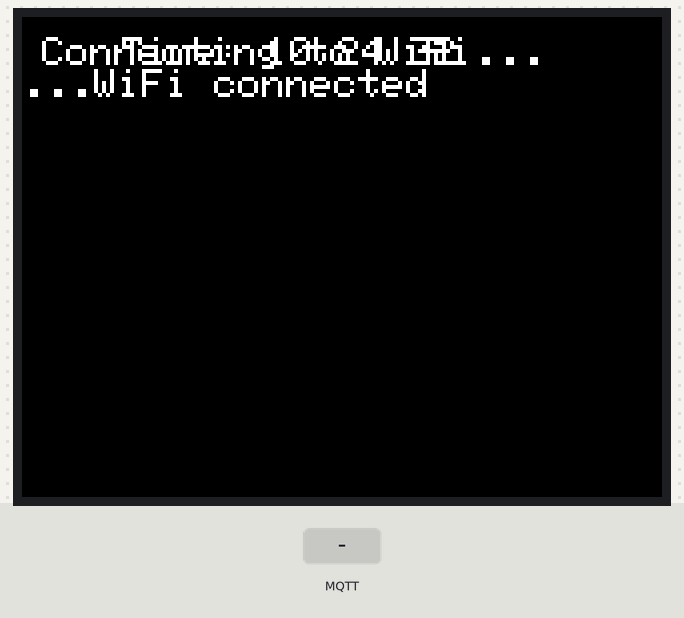
Simulated run of this sketch. Board: ESP32. Parts: 320×240 colour display. The inputs (shaded band) are chosen by the test bench. WiFi joins after 1.5 s; servers stay silent unless stated; network time is answered at once with the bench clock; the local clock reads 2024-03-15 10:24:30 at power-on unless the sketch sets it; no MQTT or app messages arrive unless stated; what the sketch prints to the serial monitor is not drawn.

Above: at 2.9 s.
3.0 s: MQTT message "90" arrives on the first subscribed topic
At 5.4 s:
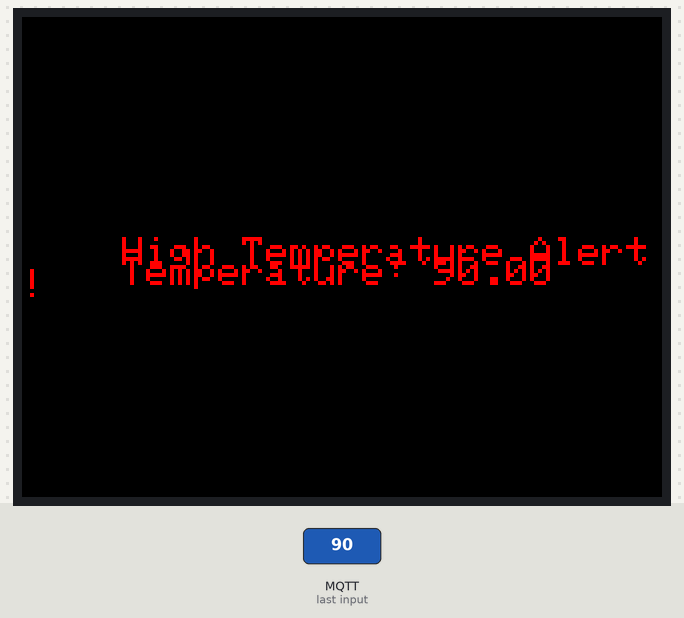
6.0 s: MQTT message "Denger" arrives on the first subscribed topic
At 8.8 s:
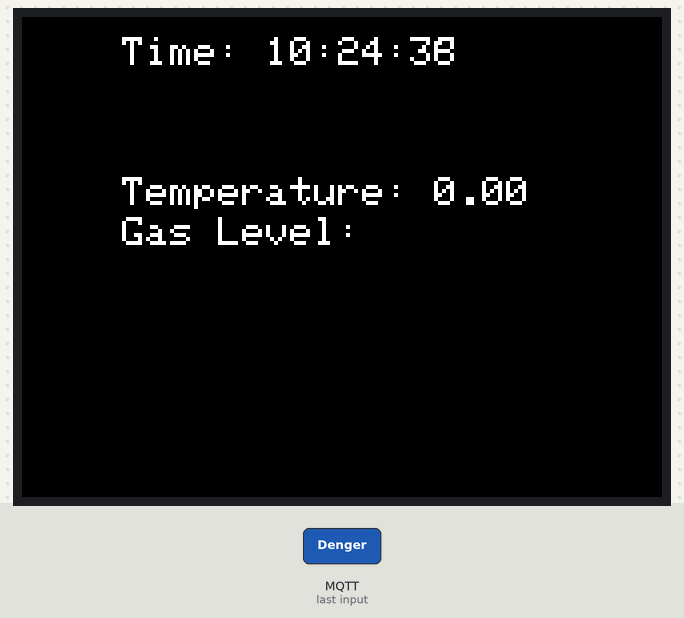
9.0 s: MQTT message "Denger" arrives on the second subscribed topic
At 9.9 s:
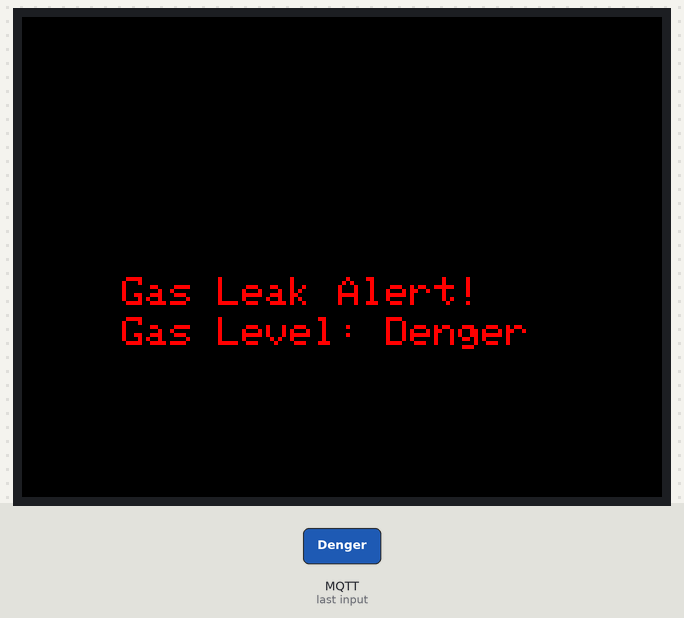
12.0 s: MQTT message "on" arrives on the second subscribed topic
At 14.6 s:
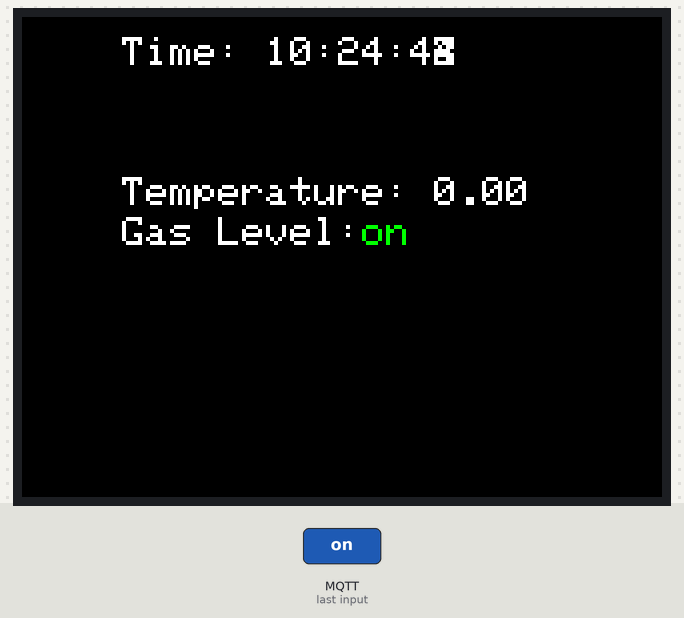
15.0 s: MQTT message "on" arrives on the first subscribed topic
17.8 s: MQTT message "5" arrives on the second subscribed topic
At 19.0 s:
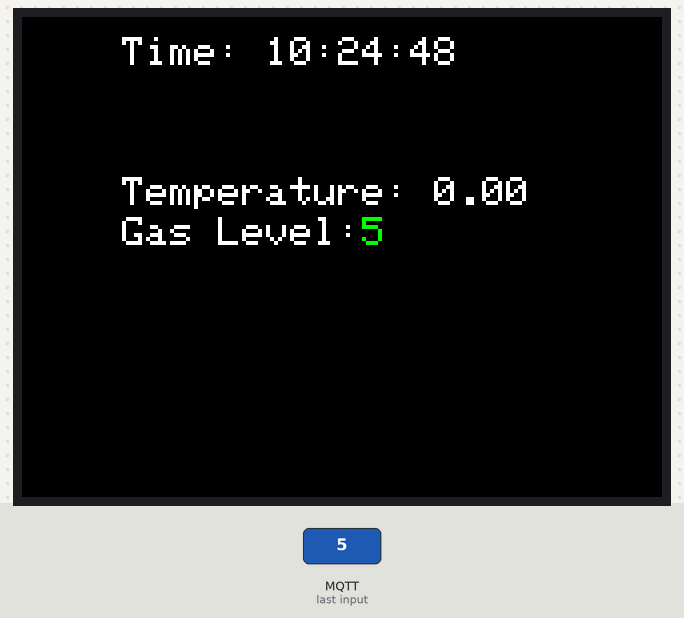
Timing chart, 0 to 20.8 s (numbered marks = the images above; inputs shaded):
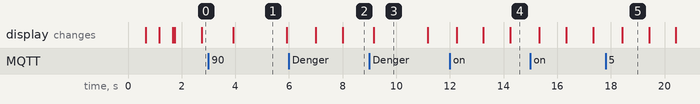

Measured:
- after the input at 3.0 s, the display: changes after 0.91 s (image 1)
- after the input at 6.0 s, the display: first changes after 1.0 s (image 2 shows a later state)
- after the input at 9.0 s, the display: changes after 0.16 s (image 3)
- after the input at 12.0 s, the display: first changes after 0.25 s (image 4 shows a later state)
- after the input at 17.8 s, the display: changes after 0.62 s (image 5)
- what the display in image 1 shows lasts 2.0 s, from 3.9 s to 5.9 s

The sketch:

m5stack-.ino
```cpp
#include <M5Core2.h>
#include <WiFi.h>
#include <WiFiUdp.h>
#include <NTPClient.h>
#include <PubSubClient.h>

// Wi-Fi 설정
const char* ssid = "KSM";
const char* password = "ksm!@1419";

// MQTT 브로커 설정
const char* mqtt_server = "test.mosquitto.org";
const char* tempTopic =  "m5stack/temperature";
const char* gasTopic = "m5stack/gas";

const int temp_threshold = 45;

// ntp설정 (시간)
WiFiUDP udp;
NTPClient timeClient(udp, "pool.ntp.org", 9 * 3600); // UTC+9 (대한민국)


// 재난 경고 기준치 설정
float tempValue = 0.0;  // 온도 값
String gasValue =" ";

WiFiClient espClient;
PubSubClient client(espClient);

void setup() {
  M5.begin();
  M5.Lcd.setTextSize(2);
  M5.Lcd.setCursor(10, 10);
  M5.Lcd.println("Connecting to WiFi...");

  setup_wifi();               // Wi-Fi 연결 설정
  timeClient.begin();        // NTPClient 시작
  timeClient.update();       // 초기 시간 업데이트

  client.setServer(mqtt_server, 1883);  // MQTT 서버 설정
  client.setCallback(callback);         // 콜백 함수 설정

  while (!client.connected()) {     // MQTT클라이언트가 서버에 연결 될 때 까지 반복
    if (client.connect("M5Core2Client")) {  //mqtt서버에 연결 시도
      client.subscribe(tempTopic);
      client.subscribe(gasTopic);
    } else {
      delay(2000);
    }
  }
}

void setup_wifi() {
  WiFi.begin(ssid, password);  // Wi-Fi 연결 시작

  while (WiFi.status() != WL_CONNECTED) {  // 연결될 때까지 대기
    delay(500);
    M5.Lcd.print(".");
  }

  M5.Lcd.println("WiFi connected");
}

void displayTime() {
    timeClient.update(); // 시간을 업데이트
    String formattedTime = timeClient.getFormattedTime(); // HH:MM:SS 형식으로 시간 가져오기

    M5.Lcd.setCursor(50, 10); // 상단에 시간 출력
    M5.Lcd.setTextColor(WHITE);
    M5.Lcd.print("Time: ");
    M5.Lcd.println(formattedTime); // 시간 출력
}

void callback(char* topic, byte* payload, unsigned int length) {
  String message;

  for (int i = 0; i < length; i++) {
    message += (char)payload[i];  // 수신된 메시지를 문자열로 변환
  }

  Serial.print("Received raw message: ");
  Serial.print("Topic:");
  Serial.print(topic);
  Serial.print("massge: ");
  Serial.println(message);  // 수신된 원본 메시지 출력


  //주제에 따라 처리
  if (String(topic) == tempTopic) {
    tempValue = message.toFloat();
    Serial.print("temp value:");
    Serial.println(tempValue);
  }else if (String(topic) == gasTopic) {
     gasValue = message;
     Serial.print("gas value:");
     Serial.println(gasValue);
  }

  M5.Lcd.fillScreen(BLACK); // 화면 지우기
  displayTime(); // 시간 표시

  M5.Lcd.setCursor(50, 80);
  M5.Lcd.setTextColor(WHITE);
  M5.Lcd.setTextSize(2);
  M5.Lcd.println("Temperature: " + String(tempValue)); // 온도 값 출력

  M5.Lcd.setCursor(50, 100);
  M5.Lcd.println("Gas Level: ");

  M5.Lcd.setCursor(170, 100);
  M5.Lcd.setTextColor(GREEN);
  M5.Lcd.println(gasValue);  // 가스 값 출력

  if (tempValue >= temp_threshold) {
    M5.Lcd.fillScreen(BLACK);
    M5.Lcd.setCursor(50, 110);
    M5.Lcd.setTextColor(RED);
    M5.Lcd.setTextSize(2);
    M5.Lcd.println("High Temperature Alert!");
    M5.Lcd.setCursor(50, 120);
    M5.Lcd.println("Temperature: " + String(tempValue)); // 온도 값 출력
    M5.Axp.SetLDOEnable(3, true); // 진동 모터 활성화
    delay(2000);                  // 진동 시간 조절
    M5.Axp.SetLDOEnable(3, false);// 진동 모터 비활성화
  }

  if (gasValue == "Denger") {
    M5.Lcd.fillScreen(BLACK);
    M5.Lcd.setCursor(50, 130);
    M5.Lcd.setTextColor(RED);
    M5.Lcd.setTextSize(2);
    M5.Lcd.println("Gas Leak Alert!");
    M5.Lcd.setCursor(50, 150);
    M5.Lcd.println("Gas Level: " + String(gasValue)); // 가스 값 출력
    M5.Axp.SetLDOEnable(3, true); // 진동 모터 활성화
    delay(2000);                  // 진동 시간 조절
    M5.Axp.SetLDOEnable(3, false);// 진동 모터 비활성화
  }
}

void loop() {
  if (!client.connected()) {
    while (!client.connected()) {
      if (client.connect("M5Core2Client")) {
        client.subscribe(tempTopic);  // 주제 재구독
        client.subscribe(gasTopic);
      }
      delay(2000);
    }
  }
  client.loop();  // MQTT 클라이언트 루프 실행

  // 시간 표시 업데이트
    displayTime();
    delay(1000); // 1초마다 시간 업데이트
}
```
